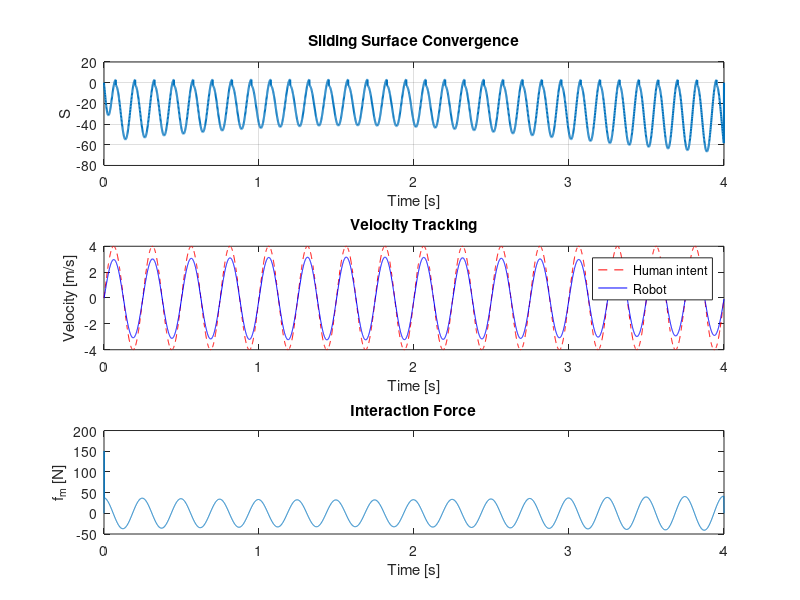
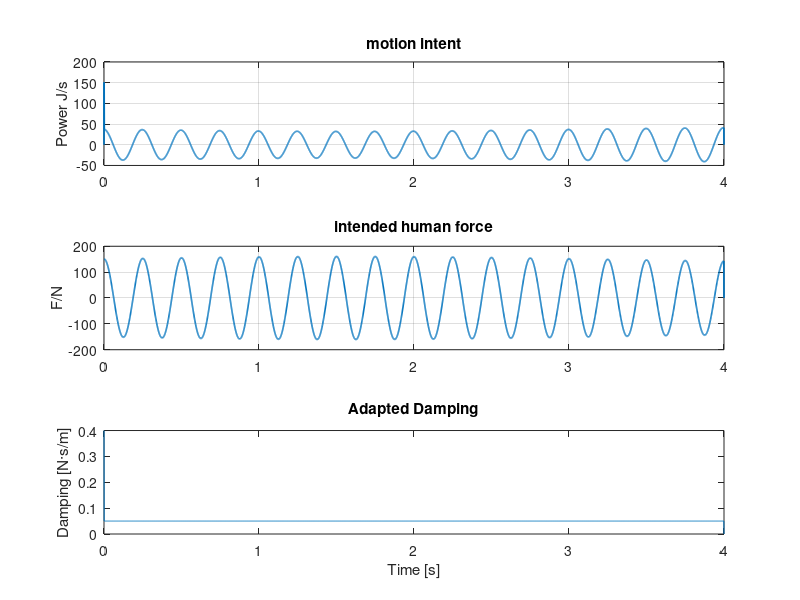

These charts were generated, in order, by the following MATLAB code:
clear; clc; close all;

%% Parameters
dt = 0.001;
T = 4;
t = 0:dt:T;
N = numel(t);

% Human dynamics
Mh = 0.1*sin(t) + 1.5;
Dh = 0.05*sin(0.5*t) + 0.1;

% Robot dynamics
Ma = 2;
Da_init = 0.4;  % initial damping

Dmin = 0.05;
Dmax = 100.0;

%% Motion profile (human velocity intent)
freq = 4;
amp   = 4;  % [m/s] amplitude

xhd  = amp * sin(2*pi*freq*t);
xhdd = amp * 2*pi * freq * cos(2*pi*freq*t);

% A = 30;
% k = 0.05;
% xhd = A * k ./ (1 + (k * t).^2);
% xhdd = -2 * A * k^3 * t ./ (1 + (k * t).^2).^2;

%% Preallocation
x   = zeros(1, N);
xd  = zeros(1, N);
xdd = zeros(1, N);

fh  = zeros(1, N);
fm  = zeros(1, N);
fm_filt = zeros(1, N);

D   = zeros(1, N);
Dd  = zeros(1, N);
S   = zeros(1, N);

%% Sliding mode / adaptation parameters
eps     = 1e-6;
gamma   = 0.05;  % power term weight
ks      = 1;     % sliding gain
phi     = 0.01;  % boundary layer width
Dd_max  = 50;    % max rate of change of D [N·s/m^2]
alpha_f = 0.05;  % low-pass filter coeff for fm

sat = @(z) max(min(z,1),-1);  % saturation function

%% Initial conditions (match human at t=0 to avoid big initial force)
xd(1)  = xhd(1);
xdd(1) = xhdd(1);
D(1)   = Da_init;

% Initial human force and filtered fm
fh(1)     = Mh(1)*xhdd(1) + Dh(1)*xhd(1);
fm(1)     = fh(1) - Mh(1)*xdd(1) - Dh(1)*xd(1);
fm_filt(1)= fm(1);

%% Simulation loop
for k = 2:N-1
    % 1) Human force at this step
    fh(k) = Mh(k)*xhdd(k) + Dh(k)*xhd(k);

    % 2) Interaction force from mismatch
    fm(k) = fh(k) - Mh(k)*xdd(k) - Dh(k)*xd(k);

    % 3) Low-pass filter fm
    fm_filt(k) = (1-alpha_f)*fm_filt(max(k-1,1)) + alpha_f*fm(k);

    % 4) Sliding surface
    S(k) = fm_filt(k)*xd(k) / (abs(fm_filt(k))+eps) - gamma*fm_filt(k)^2;
    % S(k) = (fm(k) - fm(k-1))*xd(k);
    % 5) Damping adaptation with boundary layer + rate limit
    Dd(k) = -ks * sat(S(k)/phi);
    % Dd(k) = -ks * S(k);
    Dd(k) = max(min(Dd(k), Dd_max), -Dd_max);
    D(k)  = D(k) + Dd(k)*dt;
    D(k)  = min(max(D(k), Dmin), Dmax);

    % 6) Admittance integration
    xdd(k+1) = (1/Ma) * (fh(k) - D(k) * xd(k));
    xd(k+1)  = xd(k) + xdd(k+1)*dt;
end

%% Plot results
figure;
subplot(3,1,1);
plot(t, S, 'LineWidth', 1.5);
xlabel('Time [s]'); ylabel('S');
title('Sliding Surface Convergence'); grid on;

subplot(3,1,2);
plot(t, xhd, 'r--', t, xd, 'b');
xlabel('Time [s]'); ylabel('Velocity [m/s]');
legend('Human intent', 'Robot');
title('Velocity Tracking');

subplot(3,1,3);
plot(t, fm);
xlabel('Time [s]'); ylabel('f_m [N]');
title('Interaction Force');



% %% energy consumption
% % 6) Cumulative human work & passivity observer
% Wh  = cumtrapz(t, abs(fm .* xd));   % W_h = ∫ F_h * \dot x dt
% 
% figure;
% subplot(2,1,1);
% plot(t, Wh, 'm', 'LineWidth',1.2);
% ylabel('W_h [J]'); title('Cumulative Human Work');
% grid on;

figure;
subplot(3,1,1);
plot(t, fm,'LineWidth',1.2);
ylabel('Power J/s'); title('motion intent');
grid on;

subplot(3,1,2);
plot(t, fh,'LineWidth',1.2);
ylabel('F/N'); title('intended human force');
grid on;

subplot(3,1,3);
plot(t, D);
xlabel('Time [s]'); ylabel('Damping [N·s/m]');
title('Adapted Damping');
